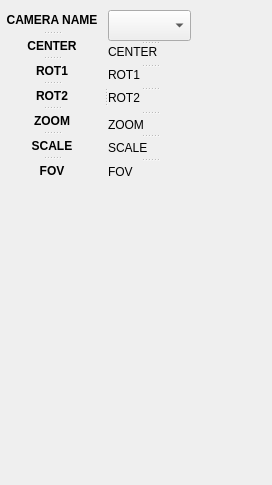
<?xml version="1.0" encoding="UTF-8"?>
<ui version="4.0">
 <class>Form</class>
 <widget class="QWidget" name="Form">
  <property name="geometry">
   <rect>
    <x>0</x>
    <y>0</y>
    <width>272</width>
    <height>485</height>
   </rect>
  </property>
  <property name="windowTitle">
   <string>Form</string>
  </property>
  <widget class="QSplitter" name="cam_table">
   <property name="geometry">
    <rect>
     <x>0</x>
     <y>10</y>
     <width>191</width>
     <height>171</height>
    </rect>
   </property>
   <property name="orientation">
    <enum>Qt::Horizontal</enum>
   </property>
   <widget class="QSplitter" name="cam_fields">
    <property name="orientation">
     <enum>Qt::Vertical</enum>
    </property>
    <widget class="QLabel" name="lf_name_3">
     <property name="text">
      <string>&lt;html&gt;&lt;head/&gt;&lt;body&gt;&lt;p&gt;&lt;span style=&quot; font-weight:600;&quot;&gt;CAMERA NAME&lt;/span&gt;&lt;/p&gt;&lt;/body&gt;&lt;/html&gt;</string>
     </property>
     <property name="alignment">
      <set>Qt::AlignCenter</set>
     </property>
    </widget>
    <widget class="QLabel" name="lf_center">
     <property name="font">
      <font>
       <weight>75</weight>
       <bold>true</bold>
      </font>
     </property>
     <property name="text">
      <string>CENTER</string>
     </property>
     <property name="alignment">
      <set>Qt::AlignCenter</set>
     </property>
    </widget>
    <widget class="QLabel" name="lf_rot1">
     <property name="font">
      <font>
       <weight>75</weight>
       <bold>true</bold>
      </font>
     </property>
     <property name="text">
      <string>ROT1</string>
     </property>
     <property name="alignment">
      <set>Qt::AlignCenter</set>
     </property>
    </widget>
    <widget class="QLabel" name="lf_rot2">
     <property name="font">
      <font>
       <weight>75</weight>
       <bold>true</bold>
      </font>
     </property>
     <property name="text">
      <string>ROT2</string>
     </property>
     <property name="alignment">
      <set>Qt::AlignCenter</set>
     </property>
    </widget>
    <widget class="QLabel" name="lf_zoom">
     <property name="font">
      <font>
       <weight>75</weight>
       <bold>true</bold>
      </font>
     </property>
     <property name="text">
      <string>ZOOM</string>
     </property>
     <property name="alignment">
      <set>Qt::AlignCenter</set>
     </property>
    </widget>
    <widget class="QLabel" name="lf_scale">
     <property name="font">
      <font>
       <weight>75</weight>
       <bold>true</bold>
      </font>
     </property>
     <property name="text">
      <string>SCALE</string>
     </property>
     <property name="alignment">
      <set>Qt::AlignCenter</set>
     </property>
    </widget>
    <widget class="QLabel" name="lf_fov">
     <property name="font">
      <font>
       <weight>75</weight>
       <bold>true</bold>
      </font>
     </property>
     <property name="text">
      <string>FOV</string>
     </property>
     <property name="alignment">
      <set>Qt::AlignCenter</set>
     </property>
    </widget>
   </widget>
   <widget class="QSplitter" name="cam_values">
    <property name="orientation">
     <enum>Qt::Vertical</enum>
    </property>
    <widget class="QComboBox" name="cbx_cam_name">
     <property name="baseSize">
      <size>
       <width>0</width>
       <height>0</height>
      </size>
     </property>
    </widget>
    <widget class="QLabel" name="cam_center">
     <property name="text">
      <string>CENTER</string>
     </property>
     <property name="alignment">
      <set>Qt::AlignLeading|Qt::AlignLeft|Qt::AlignTop</set>
     </property>
    </widget>
    <widget class="QLabel" name="cam_rot1">
     <property name="text">
      <string>ROT1</string>
     </property>
     <property name="alignment">
      <set>Qt::AlignLeading|Qt::AlignLeft|Qt::AlignTop</set>
     </property>
    </widget>
    <widget class="QLabel" name="cam_rot2">
     <property name="text">
      <string>ROT2</string>
     </property>
     <property name="alignment">
      <set>Qt::AlignLeading|Qt::AlignLeft|Qt::AlignTop</set>
     </property>
    </widget>
    <widget class="QLabel" name="cam_zoom">
     <property name="text">
      <string>ZOOM</string>
     </property>
     <property name="alignment">
      <set>Qt::AlignLeading|Qt::AlignLeft|Qt::AlignVCenter</set>
     </property>
    </widget>
    <widget class="QLabel" name="cam_scale">
     <property name="text">
      <string>SCALE</string>
     </property>
     <property name="alignment">
      <set>Qt::AlignLeading|Qt::AlignLeft|Qt::AlignVCenter</set>
     </property>
    </widget>
    <widget class="QLabel" name="cam_fov">
     <property name="text">
      <string>FOV</string>
     </property>
     <property name="alignment">
      <set>Qt::AlignLeading|Qt::AlignLeft|Qt::AlignVCenter</set>
     </property>
    </widget>
   </widget>
  </widget>
 </widget>
 <resources/>
 <connections/>
</ui>
